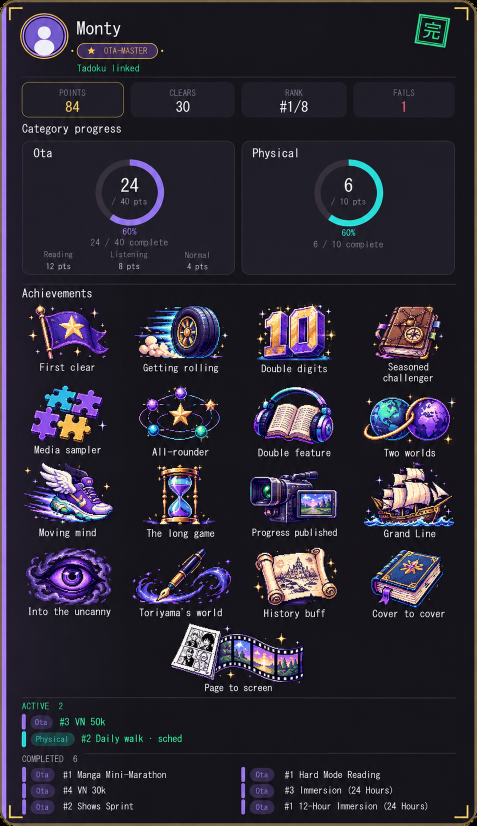
#> input picture design-previews/pixel-arcade-all-achievements.png, 953 x 1651 px (shown at 1/2 size)
$ python build_achievement_art.py
#> lines starting #> are read from the running program, lines starting #| are printed output that depends on the picture
"""Extract the approved Pixel Arcade sprites and add Quarter Century.

Run once: python scripts/build_achievement_art.py
The resulting app/images/achievements/*.png files are runtime assets; the
approved design sheet is only needed to rebuild them.
"""

from pathlib import Path
from PIL import Image, ImageDraw

ROOT = Path(__file__).resolve().parents[1]
OUT = ROOT / "app" / "images" / "achievements"
BOXES = (
    (55, 603, 235, 721), (268, 603, 466, 721), (500, 603, 695, 721), (735, 603, 917, 721),
    (45, 767, 239, 889), (261, 767, 465, 889), (493, 767, 698, 889), (725, 767, 920, 889),
    (44, 925, 239, 1051), (268, 925, 465, 1051), (493, 925, 698, 1051), (725, 925, 920, 1051),
    (44, 1084, 239, 1216), (263, 1084, 465, 1216), (493, 1084, 698, 1216), (725, 1084, 920, 1216),
    (325, 1242, 626, 1370),
)


def save_sprite(sprite, number):
    sprite.thumbnail((112, 112), Image.Resampling.NEAREST)
    canvas = Image.new("RGBA", (128, 128))
    canvas.paste(sprite, ((128 - sprite.width) // 2, (128 - sprite.height) // 2), sprite)
    canvas.save(OUT / f"achievement-{number:03}.png")


def main():
    OUT.mkdir(parents=True, exist_ok=True)
    with Image.open(ROOT / "design-previews" / "pixel-arcade-all-achievements.png") as sheet:
#> sheet is the input picture: PIL image 953x1651 RGB; mean R, G, B 43.4, 39.5, 51.7
        for number, box in enumerate(BOXES, 1):
            sprite = sheet.crop(box).convert("RGBA")
            # Discard the card's dark background, not a shared enclosing badge.
            pixels = [(r, g, b, 0 if max(r, g, b) < 65 else a)
                      for r, g, b, a in sprite.getdata()]
            sprite.putdata(pixels)
            if sprite.getbbox():
                sprite = sprite.crop(sprite.getbbox())
            save_sprite(sprite, number)
#> this loop made 17 passes
#> pass 1, in main, `sprite = sheet.crop(box).convert("RGBA")`:
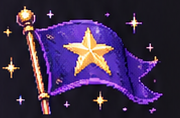
#> sprite: PIL image 180x118 RGBA; mean R, G, B, A 61.9, 44.2, 78, 255
#> pass 1, in main, `sprite = sprite.crop(sprite.getbbox())`:
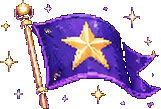
#> sprite: PIL image 161x109 RGBA; mean R, G, B, A 69.7, 48.8, 88, 116; transparent parts drawn white
#> pass 1, in save_sprite, `canvas.save(OUT / f"achievement-{number:03}.png")`:
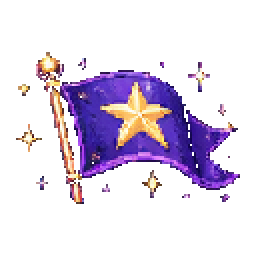
#> saved as achievement-001.png: PIL image 128x128 RGBA (shown 2 times larger); mean R, G, B, A 29.2, 19.4, 36.3, 60.3; transparent parts drawn white
#> after the loop:
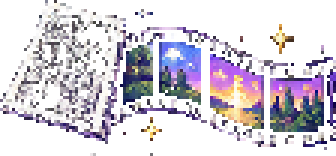
#> sprite: PIL image 112x52 RGBA (shown 3 times larger); mean R, G, B, A 80.8, 74.5, 90.2, 113.8; transparent parts drawn white

    cabinet = Image.new("RGBA", (32, 40))
#> cabinet: PIL image 32x40 RGBA; every value is 0
    pen = ImageDraw.Draw(cabinet)
    purple, light, gold, cyan = "#7160b7", "#c7b4ff", "#efc65a", "#38d5cf"
    pen.polygon([(6, 1), (25, 1), (28, 6), (26, 23), (29, 29), (29, 38),
                 (3, 38), (3, 29), (6, 23), (4, 6)], fill=purple)
    pen.line([(6, 1), (25, 1), (28, 6), (26, 23), (29, 29), (29, 38),
              (3, 38), (3, 29), (6, 23), (4, 6), (6, 1)], fill=light, width=2)
    pen.rectangle((7, 6, 24, 21), fill="#17151f", outline=gold)
    pen.rectangle((8, 3, 23, 4), fill=gold)
    glyphs = ("1110111", "0010100", "0010100", "1110111", "1000001", "1000001", "1110111")
    for row, line in enumerate(glyphs):
        for col, bit in enumerate(line):
            if bit == "1":
                pen.rectangle((8 + col * 2, 7 + row * 2, 9 + col * 2, 8 + row * 2), fill=cyan)
    pen.rectangle((5, 25, 26, 29), fill="#302744")
    pen.line((11, 28, 11, 23), fill=light, width=2)
    pen.rectangle((10, 22, 12, 24), fill=gold)
    pen.rectangle((20, 26, 22, 27), fill=cyan)
    pen.rectangle((9, 33, 23, 35), fill="#17151f", outline=gold)
    save_sprite(cabinet.resize((96, 120), Image.Resampling.NEAREST), 18)
#> in save_sprite (call 18), `sprite.thumbnail((112, 112), Image.Resampling.NEAREST)`:
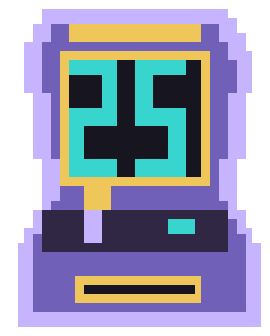
#> sprite: PIL image 90x112 RGBA (shown 3 times larger); mean R, G, B, A 98, 98.6, 121.4, 196.3; transparent parts drawn white
#> in save_sprite (call 18), `canvas.paste(sprite, ((128 - sprite.width) // 2, (128 - sprite.height)..`:
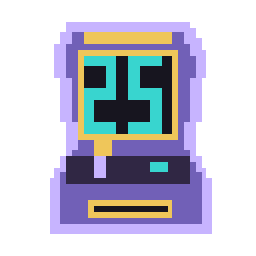
#> canvas: PIL image 128x128 RGBA (shown 2 times larger); mean R, G, B, A 60.3, 60.7, 74.7, 120.8; transparent parts drawn white
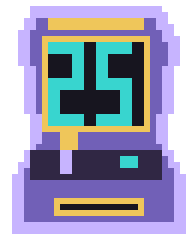
#> cabinet: PIL image 32x40 RGBA (shown 6 times larger); mean R, G, B, A 97.8, 98.8, 122.4, 196.6; transparent parts drawn white
    print(f"Saved 18 achievement sprites to {OUT}")


if __name__ == "__main__":
    main()
